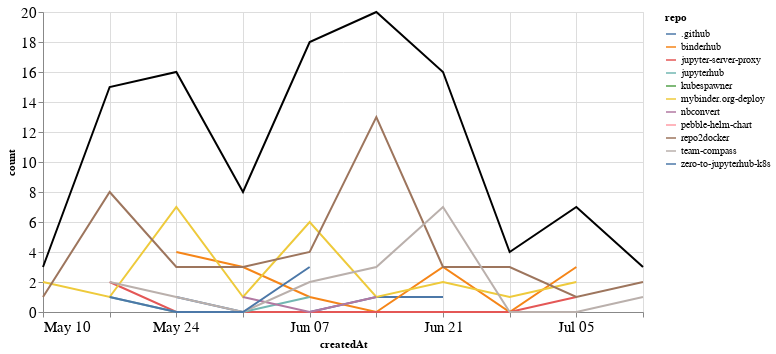

Notebook code for this chart:
### Markdown cell above
## Comments

### Code cell
comments_time = comments.groupby('repo').resample('W', on='createdAt').count()['author'].reset_index()
comments_time = comments_time.rename(columns={'author': 'count'})
comments_time_total = comments_time.groupby('createdAt').agg({"count": "sum"}).reset_index()
ch1 = alt.Chart(comments_time, width=600).mark_line().encode(
    x='createdAt',
    y='count',
    color='repo',
    tooltip="repo"
)

ch2 = alt.Chart(comments_time_total, width=600).mark_line(color="black").encode(
    x='createdAt',
    y='count',
)

ch1 + ch2

### Figure 1 — Vega-Lite specification as saved in the notebook (floating-point values rounded to 4 significant figures)
{"config": {"axisLeft": {"labelFontSize": 15}, "axisBottom": {"labelFontSize": 15}}, "layer": [{"data": {"name": "data-f2f4439e58f05c499e79268ed812412f"}, "mark": "line", "encoding": {"color": {"type": "nominal", "field": "repo"}, "tooltip": {"type": "nominal", "field": "repo"}, "x": {"type": "temporal", "field": "createdAt"}, "y": {"type": "quantitative", "field": "count"}}, "width": 600}, {"data": {"name": "data-4a0774e4ae5961b73a23e7768156db69"}, "mark": {"type": "line", "color": "black"}, "encoding": {"x": {"type": "temporal", "field": "createdAt"}, "y": {"type": "quantitative", "field": "count"}}, "width": 600}], "$schema": "https://vega.github.io/schema/vega-lite/v4.8.1.json", "datasets": {"data-f2f4439e58f05c499e79268ed812412f": [{"repo": ".github", "createdAt": "2020-05-24T00:00:00", "count": 1}, {"repo": ".github", "createdAt": "2020-05-31T00:00:00", "count": 0}, {"repo": ".github", "createdAt": "2020-06-07T00:00:00", "count": 0}, {"repo": ".github", "createdAt": "2020-06-14T00:00:00", "count": 1}, {"repo": ".github", "createdAt": "2020-06-21T00:00:00", "count": 1}, {"repo": "binderhub", "createdAt": "2020-05-24T00:00:00", "count": 4}, {"repo": "binderhub", "createdAt": "2020-05-31T00:00:00", "count": 3}, {"repo": "binderhub", "createdAt": "2020-06-07T00:00:00", "count": 1}, {"repo": "binderhub", "createdAt": "2020-06-14T00:00:00", "count": 0}, {"repo": "binderhub", "createdAt": "2020-06-21T00:00:00", "count": 3}, {"repo": "binderhub", "createdAt": "2020-06-28T00:00:00", "count": 0}, {"repo": "binderhub", "createdAt": "2020-07-05T00:00:00", "count": 3}, {"repo": "jupyter-server-proxy", "createdAt": "2020-05-17T00:00:00", "count": 2}, {"repo": "jupyter-server-proxy", "createdAt": "2020-05-24T00:00:00", "count": 0}, {"repo": "jupyter-server-proxy", "createdAt": "2020-05-31T00:00:00", "count": 0}, {"repo": "jupyter-server-proxy", "createdAt": "2020-06-07T00:00:00", "count": 0}, {"repo": "jupyter-server-proxy", "createdAt": "2020-06-14T00:00:00", "count": 0}, {"repo": "jupyter-server-proxy", "createdAt": "2020-06-21T00:00:00", "count": 0}, {"repo": "jupyter-server-proxy", "createdAt": "2020-06-28T00:00:00", "count": 0}, {"repo": "jupyter-server-proxy", "createdAt": "2020-07-05T00:00:00", "count": 1}, {"repo": "jupyterhub", "createdAt": "2020-05-17T00:00:00", "count": 1}, {"repo": "jupyterhub", "createdAt": "2020-05-24T00:00:00", "count": 0}, {"repo": "jupyterhub", "createdAt": "2020-05-31T00:00:00", "count": 0}, {"repo": "jupyterhub", "createdAt": "2020-06-07T00:00:00", "count": 1}, {"repo": "kubespawner", "createdAt": "2020-06-14T00:00:00", "count": 1}, {"repo": "mybinder.org-deploy", "createdAt": "2020-05-10T00:00:00", "count": 2}, {"repo": "mybinder.org-deploy", "createdAt": "2020-05-17T00:00:00", "count": 1}, {"repo": "mybinder.org-deploy", "createdAt": "2020-05-24T00:00:00", "count": 7}, {"repo": "mybinder.org-deploy", "createdAt": "2020-05-31T00:00:00", "count": 1}, {"repo": "mybinder.org-deploy", "createdAt": "2020-06-07T00:00:00", "count": 6}, {"repo": "mybinder.org-deploy", "createdAt": "2020-06-14T00:00:00", "count": 1}, {"repo": "mybinder.org-deploy", "createdAt": "2020-06-21T00:00:00", "count": 2}, {"repo": "mybinder.org-deploy", "createdAt": "2020-06-28T00:00:00", "count": 1}, {"repo": "mybinder.org-deploy", "createdAt": "2020-07-05T00:00:00", "count": 2}, {"repo": "nbconvert", "createdAt": "2020-05-31T00:00:00", "count": 1}, {"repo": "nbconvert", "createdAt": "2020-06-07T00:00:00", "count": 0}, {"repo": "nbconvert", "createdAt": "2020-06-14T00:00:00", "count": 1}, {"repo": "pebble-helm-chart", "createdAt": "2020-06-07T00:00:00", "count": 1}, {"repo": "repo2docker", "createdAt": "2020-05-10T00:00:00", "count": 1}, {"repo": "repo2docker", "createdAt": "2020-05-17T00:00:00", "count": 8}, {"repo": "repo2docker", "createdAt": "2020-05-24T00:00:00", "count": 3}, {"repo": "repo2docker", "createdAt": "2020-05-31T00:00:00", "count": 3}, {"repo": "repo2docker", "createdAt": "2020-06-07T00:00:00", "count": 4}, {"repo": "repo2docker", "createdAt": "2020-06-14T00:00:00", "count": 13}, {"repo": "repo2docker", "createdAt": "2020-06-21T00:00:00", "count": 3}, {"repo": "repo2docker", "createdAt": "2020-06-28T00:00:00", "count": 3}, {"repo": "repo2docker", "createdAt": "2020-07-05T00:00:00", "count": 1}, {"repo": "repo2docker", "createdAt": "2020-07-12T00:00:00", "count": 2}, {"repo": "team-compass", "createdAt": "2020-05-17T00:00:00", "count": 2}, {"repo": "team-compass", "createdAt": "2020-05-24T00:00:00", "count": 1}, {"repo": "team-compass", "createdAt": "2020-05-31T00:00:00", "count": 0}, {"repo": "team-compass", "createdAt": "2020-06-07T00:00:00", "count": 2}, {"repo": "team-compass", "createdAt": "2020-06-14T00:00:00", "count": 3}, {"repo": "team-compass", "createdAt": "2020-06-21T00:00:00", "count": 7}, {"repo": "team-compass", "createdAt": "2020-06-28T00:00:00", "count": 0}, {"repo": "team-compass", "createdAt": "2020-07-05T00:00:00", "count": 0}, {"repo": "team-compass", "createdAt": "2020-07-12T00:00:00", "count": 1}, {"repo": "zero-to-jupyterhub-k8s", "createdAt": "2020-05-17T00:00:00", "count": 1}, {"repo": "zero-to-jupyterhub-k8s", "createdAt": "2020-05-24T00:00:00", "count": 0}, {"repo": "zero-to-jupyterhub-k8s", "createdAt": "2020-05-31T00:00:00", "count": 0}, {"repo": "zero-to-jupyterhub-k8s", "createdAt": "2020-06-07T00:00:00", "count": 3}], "data-4a0774e4ae5961b73a23e7768156db69": [{"createdAt": "2020-05-10T00:00:00", "count": 3}, {"createdAt": "2020-05-17T00:00:00", "count": 15}, {"createdAt": "2020-05-24T00:00:00", "count": 16}, {"createdAt": "2020-05-31T00:00:00", "count": 8}, {"createdAt": "2020-06-07T00:00:00", "count": 18}, {"createdAt": "2020-06-14T00:00:00", "count": 20}, {"createdAt": "2020-06-21T00:00:00", "count": 16}, {"createdAt": "2020-06-28T00:00:00", "count": 4}, {"createdAt": "2020-07-05T00:00:00", "count": 7}, {"createdAt": "2020-07-12T00:00:00", "count": 3}]}}
